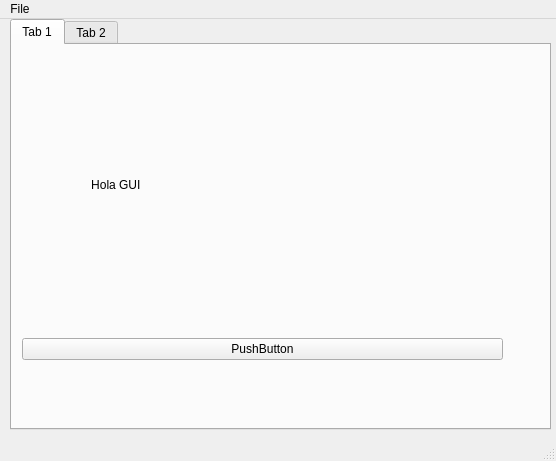
<?xml version="1.0" encoding="UTF-8"?>
<ui version="4.0">
 <class>MainWindow</class>
 <widget class="QMainWindow" name="MainWindow">
  <property name="enabled">
   <bool>true</bool>
  </property>
  <property name="geometry">
   <rect>
    <x>0</x>
    <y>0</y>
    <width>556</width>
    <height>461</height>
   </rect>
  </property>
  <property name="windowTitle">
   <string>MainWindow</string>
  </property>
  <widget class="QWidget" name="centralwidget">
   <widget class="QTabWidget" name="tabWidget">
    <property name="geometry">
     <rect>
      <x>10</x>
      <y>0</y>
      <width>541</width>
      <height>411</height>
     </rect>
    </property>
    <widget class="QWidget" name="tab">
     <attribute name="title">
      <string>Tab 1</string>
     </attribute>
     <widget class="QWidget" name="horizontalLayoutWidget">
      <property name="geometry">
       <rect>
        <x>10</x>
        <y>249</y>
        <width>481</width>
        <height>111</height>
       </rect>
      </property>
      <layout class="QHBoxLayout" name="horizontalLayout">
       <item>
        <widget class="QPushButton" name="pushButton">
         <property name="text">
          <string>PushButton</string>
         </property>
        </widget>
       </item>
      </layout>
     </widget>
     <widget class="QWidget" name="horizontalLayoutWidget_2">
      <property name="geometry">
       <rect>
        <x>10</x>
        <y>79</y>
        <width>181</width>
        <height>121</height>
       </rect>
      </property>
      <layout class="QHBoxLayout" name="horizontalLayout_2">
       <item>
        <widget class="QLabel" name="label">
         <property name="text">
          <string>  Hola GUI</string>
         </property>
         <property name="alignment">
          <set>Qt::AlignCenter</set>
         </property>
        </widget>
       </item>
      </layout>
     </widget>
    </widget>
    <widget class="QWidget" name="tab_2">
     <attribute name="title">
      <string>Tab 2</string>
     </attribute>
    </widget>
   </widget>
  </widget>
  <widget class="QMenuBar" name="menubar">
   <property name="enabled">
    <bool>true</bool>
   </property>
   <property name="geometry">
    <rect>
     <x>0</x>
     <y>0</y>
     <width>556</width>
     <height>21</height>
    </rect>
   </property>
   <property name="sizePolicy">
    <sizepolicy hsizetype="Fixed" vsizetype="Fixed">
     <horstretch>0</horstretch>
     <verstretch>0</verstretch>
    </sizepolicy>
   </property>
   <widget class="QMenu" name="menuFile">
    <property name="title">
     <string>File</string>
    </property>
    <addaction name="actionNew"/>
    <addaction name="actionExit"/>
   </widget>
   <addaction name="menuFile"/>
  </widget>
  <widget class="QStatusBar" name="statusbar"/>
  <action name="actionNew">
   <property name="text">
    <string>New</string>
   </property>
  </action>
  <action name="actionExit">
   <property name="text">
    <string>Exit</string>
   </property>
  </action>
 </widget>
 <resources/>
 <connections>
  <connection>
   <sender>pushButton</sender>
   <signal>clicked()</signal>
   <receiver>label</receiver>
   <slot>clear()</slot>
   <hints>
    <hint type="sourcelabel">
     <x>67</x>
     <y>340</y>
    </hint>
    <hint type="destinationlabel">
     <x>73</x>
     <y>210</y>
    </hint>
   </hints>
  </connection>
 </connections>
</ui>
